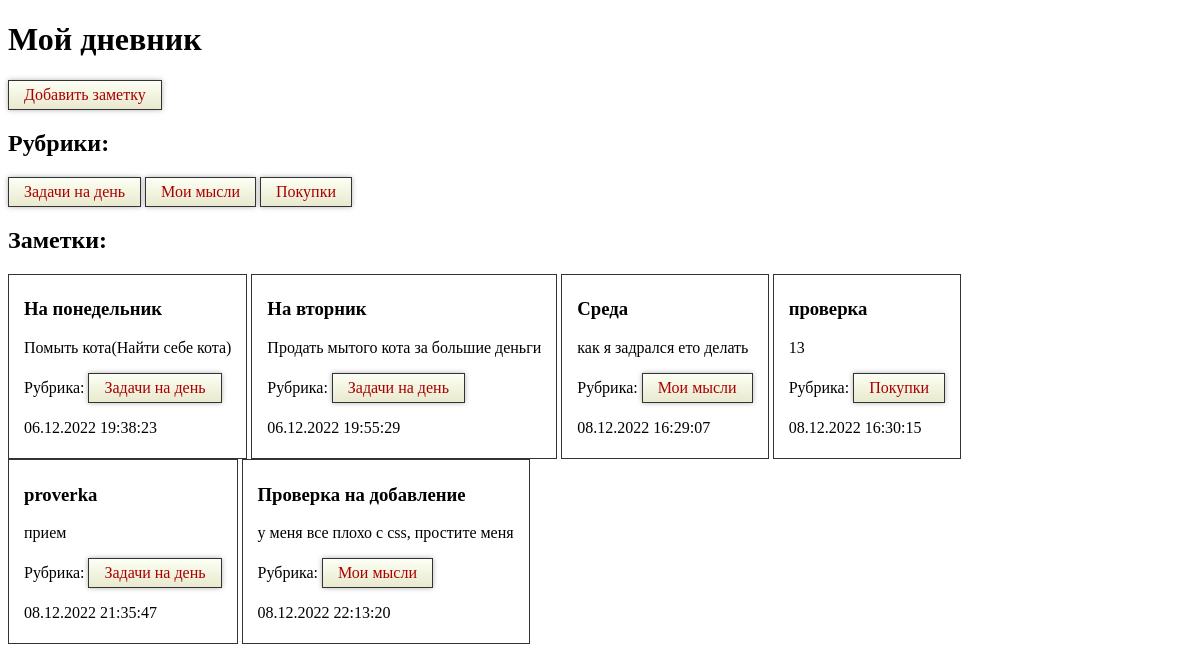
The page /mystery/ on the database its author committed.
### mystery/models.py (models this page shows, shortened)
class Rubric(models.Model):
    name = models.CharField(max_length=50, db_index=True, verbose_name='Название')
    class Meta:
        verbose_name = 'Рубрика'
        verbose_name_plural = 'Рубрики'
        ordering = ['name']

class Photo(models.Model):
    title = models.CharField(max_length=50, verbose_name='Заголовок')
    context = models.TextField(null=True, blank=True, verbose_name='Текст')
    published = models.DateTimeField(auto_now_add=True, db_index=True, verbose_name='Дата публикации')
    rubric = models.ForeignKey('Rubric', null=True, on_delete=models.PROTECT, verbose_name='Рубрика')
    class Meta:
        verbose_name = 'Заметка'
        verbose_name_plural = 'Заметки'
        ordering = ['published']

### mystery/views.py (the view)
# urls.py: path('', mainpage, name='index'),
def mainpage(request):
    photos = Photo.objects.all()
    rubrics = Rubric.objects.all()
    return render(request, 'mystery/mainpage.html', {'photos': photos, 'rubrics': rubrics})

### mystery/templates/mystery/mainpage.html (shortened to what this page needs)
<!DOCTYPE html>
{% load static %}
<html lang="en">
<head>
    <link rel="stylesheet" href="{% static 'mystery/style.css' %}">
</head>
<body>
    <h1>Мой дневник</h1>
    <nav><a href="{% url 'add' %}">Добавить заметку</a></nav>
    <h2>Рубрики:</h2>
    <div>
    {% for rubric in rubrics %}
        <a href="/mystery/{{ rubric.pk }}/">{{ rubric.name }}</a>
    {% endfor %}
    </div>
    <h2>Заметки:</h2>
    {% for ph in photos %}
        <div id="ph">
            <h3>{{ ph.title }}</h3>
            <p>{{ ph.context }}</p>
            <p>Рубрика: <a href="/mystery/{{ ph.rubric.pk }}/">
            {{ ph.rubric.name }}</a></p>
            <p>{{ ph.published|date:"d.m.Y H:i:s" }}</p>
        </div>
    {% endfor %}
</body>
</html>

### mystery/static/mystery/style.css (style rules this page uses)
html { background-image: url('bg.png'); background-repeat: no-repeat; background-position: center center; background-attachment: fixed; -webkit-background-size: cover; -moz-background-size: cover; -o-background-size: cover; background-size: cover; }
a { border: 1px solid #333; display: inline-block; padding: 5px 15px; text-decoration: none; box-shadow: 0 0 5px rgba(0,0,0,0.3); background: linear-gradient(to bottom, #fcfff4, #e9e9ce); color: #a00; }
div#ph { border: 1px solid #333; display: inline-block; padding: 5px 15px; }

### rows shown on the page
Rubric: name "Задачи на день"
Rubric: name "Мои мысли"
Rubric: name "Покупки"
Photo: title "На понедельник", context "Помыть кота(Найти себе кота)", rubric.name "Задачи на день", published "06.12.2022 19:38:23"
Photo: title "На вторник", context "Продать мытого кота за большие деньги", rubric.name "Задачи на день", published "06.12.2022 19:55:29"
Photo: title "Среда", context "как я задрался ето делать", rubric.name "Мои мысли", published "08.12.2022 16:29:07"
Photo: title "проверка", context "13", rubric.name "Покупки", published "08.12.2022 16:30:15"
Photo: title "proverka", context "прием", rubric.name "Задачи на день", published "08.12.2022 21:35:47"
Photo: title "Проверка на добавление", context "у меня все плохо с css, простите меня", rubric.name "Мои мысли", published "08.12.2022 22:13:20"
